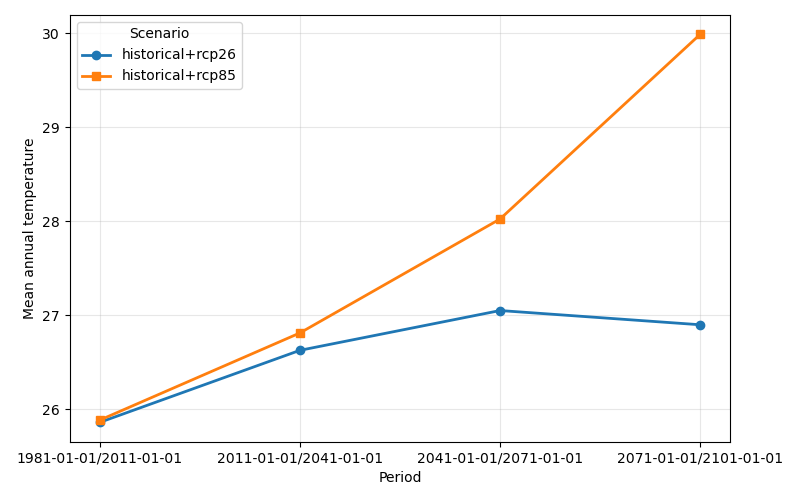

Write the Python code that produced this figure.
import sqlite3
import pandas as pd
import matplotlib.pyplot as plt

# Connect to database
conn = sqlite3.connect("outputs/KAPy_database.sqlite")

# Read filtered data
query = """
SELECT *
FROM View_EnsembleArealStatistics
WHERE IndicatorCode = '101'
  AND SeasonCode = 'ann'
  AND StatisticTypeCode = 'mean'
  AND Percentile = 50
  AND Delta = 0
"""

temp = pd.read_sql(query, conn)
conn.close()

# Plot
fig, ax = plt.subplots(figsize=(8, 5))

markers = ["o", "s", "^", "D", "v", "P", "X"]

for marker, (scenario, df) in zip(
    markers,
    temp.groupby("ScenarioCode"),
):
    ax.plot(
        df["TimeBinCode"],
        df["Value"],
        marker=marker,
        linewidth=2,
        label=scenario,
    )

ax.set_xlabel("Period")
ax.set_ylabel("Mean annual temperature")
ax.grid(True, alpha=0.3)
ax.legend(title="Scenario")

plt.tight_layout()
plt.show()
